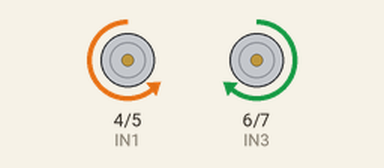
Bench run of a sketch on a simulated Arduino Uno, built with avr-gcc and run on an emulated ATmega328P. On the bench: motor-driver pin pairs drawn as motors (green arrow = first pin HIGH = forward, orange = second pin HIGH = backward, longer = more drive, scaled by the enable pin). What the sketch prints to the serial monitor is not drawn.

Above: at 3.0 s.
At 6.0 s:
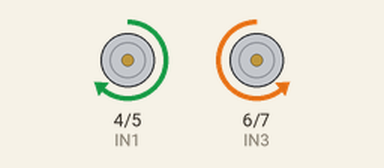
At 8.8 s:
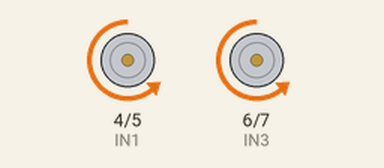
At 13.5 s:
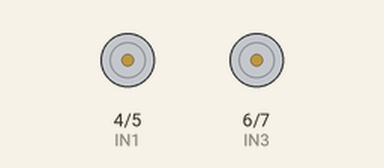
Timing chart, 0 to 19.0 s (numbered marks = the images above):
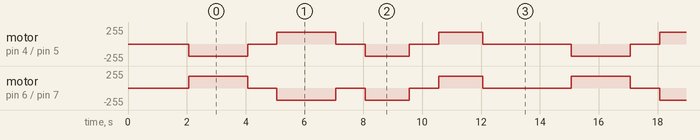

The sketch:

phase1_motors.ino
```cpp
// ============================================================
// ROBÔ CUBO — Phase 1: Motor Test
// ============================================================
// Goal: confirm the motors and L298N are wired correctly by
// testing every movement.
//
// Open the Serial Monitor (9600 baud) to see status.
// ============================================================

// --- Right Motor Pins ---
#define ENA  10   // PWM — Right Motor speed
#define IN1  4
#define IN2  5

// --- Left Motor Pins ---
#define ENB  9    // PWM — Left Motor speed
#define IN3  6
#define IN4  7

// --- Speeds (0 to 255) ---
#define SPEED_NORMAL  180
#define SPEED_SLOW    110

void setup() {
  pinMode(ENA, OUTPUT); pinMode(IN1, OUTPUT); pinMode(IN2, OUTPUT);
  pinMode(ENB, OUTPUT); pinMode(IN3, OUTPUT); pinMode(IN4, OUTPUT);

  Serial.begin(9600);
  Serial.println("================================");
  Serial.println(" Robo Cubo — Phase 1: Motors");
  Serial.println("================================");
  Serial.println("Starting in 2 seconds...");
  delay(2000);
}

void stopMotors() {
  digitalWrite(IN1, LOW);  digitalWrite(IN2, LOW);
  digitalWrite(IN3, LOW);  digitalWrite(IN4, LOW);
  analogWrite(ENA, 0);     analogWrite(ENB, 0);
  Serial.println(">> STOP");
}

void goForward(int vel) {
  digitalWrite(IN1, LOW);  digitalWrite(IN2, HIGH);
  digitalWrite(IN3, HIGH); digitalWrite(IN4, LOW);
  analogWrite(ENA, vel);   analogWrite(ENB, vel);
  Serial.print(">> FORWARD | speed: ");
  Serial.println(vel);
}

void goBackward(int vel) {
  digitalWrite(IN1, HIGH); digitalWrite(IN2, LOW);
  digitalWrite(IN3, LOW);  digitalWrite(IN4, HIGH);
  analogWrite(ENA, vel);   analogWrite(ENB, vel);
  Serial.print(">> BACKWARD | speed: ");
  Serial.println(vel);
}

void turnLeft(int vel) {
  digitalWrite(IN1, LOW);  digitalWrite(IN2, HIGH);
  digitalWrite(IN3, LOW);  digitalWrite(IN4, HIGH);
  analogWrite(ENA, vel);   analogWrite(ENB, vel);
  Serial.print(">> LEFT | speed: ");
  Serial.println(vel);
}

void turnRight(int vel) {
  digitalWrite(IN1, HIGH); digitalWrite(IN2, LOW);
  digitalWrite(IN3, HIGH); digitalWrite(IN4, LOW);
  analogWrite(ENA, vel);   analogWrite(ENB, vel);
  Serial.print(">> RIGHT | speed: ");
  Serial.println(vel);
}

void loop() {
  Serial.println("\n--- New test sequence ---");

  goForward(SPEED_NORMAL);
  delay(2000);

  stopMotors();
  delay(1000);

  goBackward(SPEED_NORMAL);
  delay(2000);

  stopMotors();
  delay(1000);

  turnLeft(SPEED_NORMAL);
  delay(1500);

  stopMotors();
  delay(1000);

  turnRight(SPEED_NORMAL);
  delay(1500);

  stopMotors();
  delay(3000); // pause before repeating
}
```

Measured:
- by itself, motor on pin 4 (IN1) / pin 5 (IN2): repeats every 13.0 s: stopped 1.0 s, forward 180/255 2.0 s, stopped 1.0 s, backward 180/255 1.5 s, stopped 1.0 s, forward 180/255 1.5 s, stopped 3.0 s, backward 180/255 2.0 s
- by itself, motor on pin 6 (IN3) / pin 7 (IN4): repeats every 13.0 s: stopped 1.0 s, backward 180/255 2.0 s, stopped 1.0 s, backward 180/255 1.5 s, stopped 1.0 s, forward 180/255 1.5 s, stopped 3.0 s, forward 180/255 2.0 s
